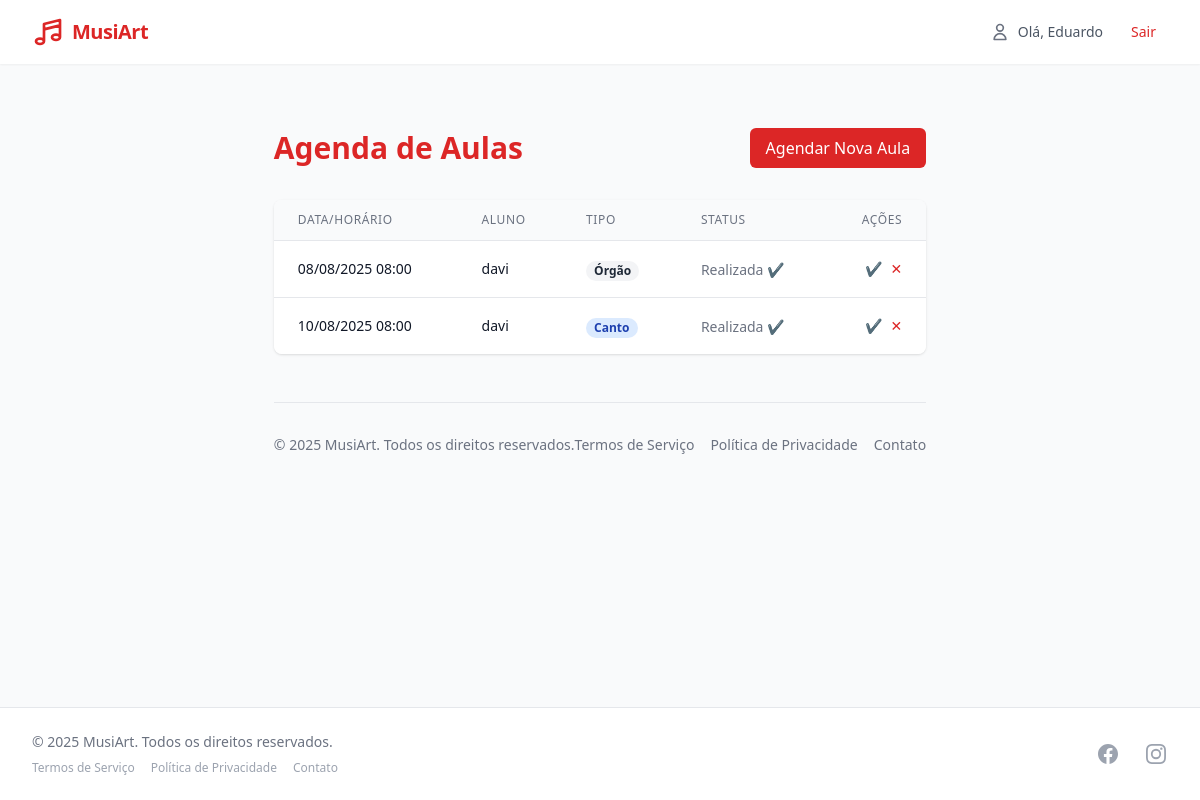
/agenda/aulas-professor/ (signed in), run on an earlier commit of the app's database.
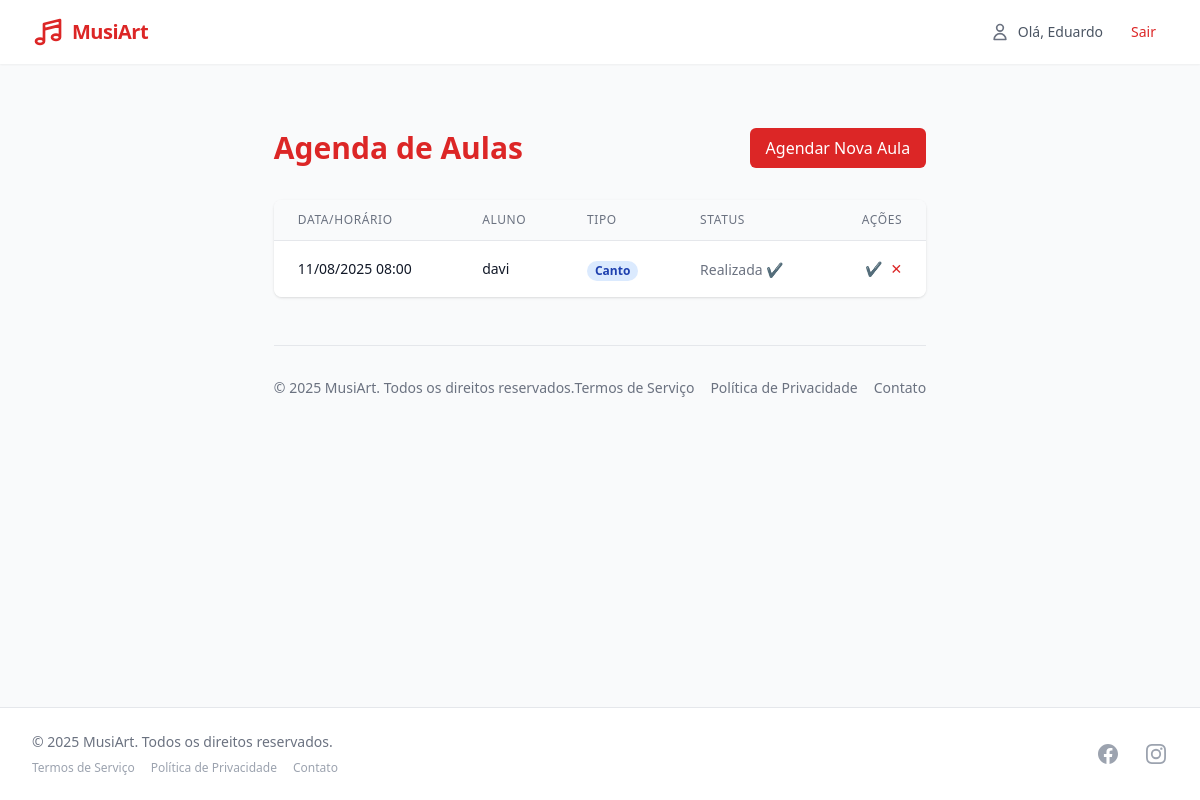
And on a later commit of the database.
### usuarios/models.py (models this page shows, shortened)
class Usuario(AbstractUser):
    tipo = models.CharField(max_length=10, choices=[('ALUNO', 'Aluno'), ('PROFESSOR', 'Professor')])
    class Meta:
        verbose_name = 'Usuário'
        verbose_name_plural = 'Usuários'

### agenda/models.py (models this page shows, shortened)
class AulaAgendada(models.Model):
    TIPO_AULA_CHOICES = [
        ('CANTO', 'Canto'),
        ('TECLADO', 'Teclado'),
        ('ORGAO', 'Órgão'),
    ]
    aluno = models.ForeignKey(
        User,
        on_delete=models.CASCADE,
        limit_choices_to={'tipo': 'ALUNO'},  # Filtra apenas alunos
        related_name='aulas_agendadas_aluno'
    )
    professor = models.ForeignKey(
        User,
        on_delete=models.CASCADE,
        limit_choices_to={'tipo': 'PROFESSOR'},  # Filtra apenas professores
        related_name='aulas_agendadas_professor'
    )
    data = models.DateTimeField()
    tipo = models.CharField(max_length=10, choices=TIPO_AULA_CHOICES)
    observacoes = models.TextField(blank=True)
    confirmada = models.BooleanField(default=False)
    class Meta:
        ordering = ['data']
        verbose_name = 'Aula Agendada'
        verbose_name_plural = 'Aulas Agendadas'

### agenda/views.py (the view)
# urls.py: path('aulas-professor/', AulasProfessorView.as_view(), name='aulas_professor'),
class AulasProfessorView(LoginRequiredMixin, ListView):
    model = AulaAgendada
    template_name = 'agenda/aulas_professor.html'
    context_object_name = 'aulas'
    def get_queryset(self):
        return AulaAgendada.objects.filter(
            professor=self.request.user
        ).order_by('data')

### agenda/templates/agenda/aulas_professor.html (shortened to what this page needs)
{% extends 'core/base.html' %}
{% block content %}
<div class="container mx-auto px-4 py-8">
    <div class="flex justify-between items-center mb-8">
        <h1 class="text-3xl font-bold text-primary-600">Agenda de Aulas</h1>
        <a href="{% url 'agenda:agendar' %}" class="bg-primary-600 hover:bg-primary-700 text-white px-4 py-2 rounded-md transition-colors">
            Agendar Nova Aula
        </a>
    </div>
    <div class="bg-white shadow rounded-lg overflow-hidden mb-8">
        <div class="overflow-x-auto">
            <table class="min-w-full divide-y divide-gray-200">
                <thead class="bg-gray-50">
                    <tr>
                        <th class="px-6 py-3 text-left text-xs font-medium text-gray-500 uppercase tracking-wider">Data/Horário</th>
                        <th class="px-6 py-3 text-left text-xs font-medium text-gray-500 uppercase tracking-wider">Aluno</th>
                        <th class="px-6 py-3 text-left text-xs font-medium text-gray-500 uppercase tracking-wider">Tipo</th>
                        <th class="px-6 py-3 text-left text-xs font-medium text-gray-500 uppercase tracking-wider">Status</th>
                        <th class="px-6 py-3 text-right text-xs font-medium text-gray-500 uppercase tracking-wider">Ações</th>
                    </tr>
                </thead>
                <tbody class="bg-white divide-y divide-gray-200">
                    {% for aula in aulas %}
                    <tr class="hover:bg-gray-50">
                        <td class="px-6 py-4 whitespace-nowrap">
                            <div class="text-sm text-gray-900">{{ aula.data|date:"d/m/Y H:i" }}</div>
                        </td>
                        <td class="px-6 py-4 whitespace-nowrap">
                            <div class="text-sm text-gray-900">{{ aula.aluno.get_full_name|default:aula.aluno.username }}</div>
                        </td>
                        <td class="px-6 py-4 whitespace-nowrap">
                            <span class="px-2 inline-flex text-xs leading-5 font-semibold rounded-full
                                {% if aula.tipo == 'CANTO' %}bg-blue-100 text-blue-800
                                {% elif aula.tipo == 'TECLADO' %}bg-yellow-100 text-yellow-800
                                {% else %}bg-gray-100 text-gray-800
                                {% endif %}">
                                {{ aula.get_tipo_display }}
                            </span>
                        </td>
                        <td class="px-6 py-4 whitespace-nowrap">
                            {% if aula.data.date == now.date %}
                                <span class="text-sm text-blue-600">Hoje</span>
                            {% elif aula.data > now %}
                                <span class="text-sm text-green-600">Agendada</span>
                            {% else %}
                                <span class="text-sm text-gray-500">Realizada ✔️</span>
                            {% endif %}
                        </td>
                        <td class="px-6 py-4 whitespace-nowrap text-right text-sm font-medium">
                            <div class="flex justify-end space-x-2">
                                <a href="{% url 'agenda:editar' aula.pk %}" class="text-green-600 hover:text-green-900">✔️</a>
                                <form method="post" action="{% url 'agenda:cancelar' aula.pk %}" class="inline">
                                    <button type="submit" class="text-red-600 hover:text-red-900" onclick="return confirm('Cancelar aula?')">✕️</button>
                                </form>
                            </div>
                        </td>
                    </tr>
                    {% empty %}
                    <tr>
                        <td colspan="5" class="px-6 py-4 text-center text-sm text-gray-500">
                            Nenhuma aula agendada
                        </td>
                    </tr>
                    {% endfor %}
                </tbody>
            </table>
        </div>
    </div>
    <footer class="mt-12 pt-8 border-t border-gray-200">
        <div class="flex flex-col md:flex-row justify-between items-center">
            <p class="text-sm text-gray-500 mb-4 md:mb-0">© 2025 MusiArt. Todos os direitos reservados.</p>
            <div class="flex space-x-4">
                <a href="#" class="text-sm text-gray-500 hover:text-primary-600">Termos de Serviço</a>
                <a href="#" class="text-sm text-gray-500 hover:text-primary-600">Política de Privacidade</a>
                <a href="#" class="text-sm text-gray-500 hover:text-primary-600">Contato</a>
            </div>
        </div>
    </footer>
</div>
{% endblock %}

### core/templates/core/base.html (shortened to what this page needs)
<!DOCTYPE html>
<html lang="pt-br">
<head>
  <script src="https://cdn.tailwindcss.com"></script>
  <link rel="stylesheet" href="https://cdn.jsdelivr.net/npm/bootstrap-icons@1.8.0/font/bootstrap-icons.css">
  <link rel="stylesheet" href="https://cdnjs.cloudflare.com/ajax/libs/bootstrap-datetimepicker/4.17.47/css/bootstrap-datetimepicker.min.css">
  <link rel="stylesheet" href="https://cdnjs.cloudflare.com/ajax/libs/font-awesome/5.15.4/css/all.min.css">
</head>
<body class="bg-gray-50 min-h-screen flex flex-col">
  <nav class="bg-white shadow-sm sticky top-0 z-10">
    <div class="max-w-7xl mx-auto px-4 sm:px-6 lg:px-8">
      <div class="flex justify-between items-center h-16">
        <a href="/" class="flex items-center space-x-2">
          <span class="text-xl font-bold text-primary-600 tracking-tight">MusiArt</span>
        </a>
        <div class="flex items-center space-x-4">
          {% if user.is_authenticated %}
            <div class="flex items-center space-x-2">
              <svg xmlns="http://www.w3.org/2000/svg" class="h-5 w-5 text-gray-500" fill="none" viewBox="0 0 24 24" stroke="currentColor">
                <path stroke-linecap="round" stroke-linejoin="round" stroke-width="2" d="M16 7a4 4 0 11-8 0 4 4 0 018 0zM12 14a7 7 0 00-7 7h14a7 7 0 00-7-7z" />
              </svg>
              <span class="text-sm font-medium text-gray-600">Olá, {{ user.username }}</span>
            </div>
            <a href="{% url 'account_logout' %}" class="px-3 py-1 rounded-md text-sm font-medium text-primary-600 hover:bg-primary-50 transition-colors duration-200">
              Sair
            </a>
          {% endif %}
        </div>
      </div>
    </div>
  </nav>
  <main class="max-w-7xl mx-auto px-4 sm:px-6 lg:px-8 py-8 flex-grow">
    {% block content %}{% endblock %}
  </main>
  <footer class="bg-white border-t mt-12 py-6">
    <div class="max-w-7xl mx-auto px-4 sm:px-6 lg:px-8">
      <div class="md:flex md:items-center md:justify-between">
        <div class="flex justify-center md:order-2 space-x-6">
          <a href="#" class="text-gray-400 hover:text-primary-600">
          </a>
          <a href="#" class="text-gray-400 hover:text-primary-600">
          </a>
        </div>
        <div class="mt-4 md:mt-0 md:order-1 text-center md:text-left">
          <p class="text-sm text-gray-500">&copy; 2025 MusiArt. Todos os direitos reservados.</p>
          <div class="mt-2 flex justify-center md:justify-start space-x-4 text-xs text-gray-400">
            <a href="#" class="hover:text-primary-600">Termos de Serviço</a>
            <a href="#" class="hover:text-primary-600">Política de Privacidade</a>
            <a href="#" class="hover:text-primary-600">Contato</a>
          </div>
        </div>
      </div>
    </div>
  </footer>
</body>
</html>

What changed in the data, as far as the page shows it:
removed AulaAgendada: data "08/08/2025 08:00", aluno.get_full_name "davi", tipo "Órgão", shows "Realizada ✔️"
removed AulaAgendada: data "10/08/2025 08:00", aluno.get_full_name "davi", tipo "Canto", shows "Realizada ✔️"
added AulaAgendada: data "11/08/2025 08:00", aluno.get_full_name "davi", tipo "Canto", shows "Realizada ✔️"
